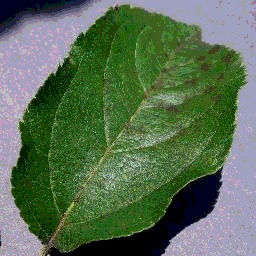
#> input picture data/technic 5/Apple___Apple_scab/258ce9eb-2b67-475b-b09c-0bc83b0987f1___FREC_Scab 3033.JPG, 256 x 256 px, found by its file name; its folder holds only this picture in this run
$ jupyter execute --allow-errors it24102867_Noise.ipynb   (shell and % lines are left out)
#> lines starting #> are read from the running program, lines starting #| are printed output that depends on the picture
[cell 1]
token = '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'
username = 'ayodyak'
repo = 'Y2_S1_Batch02_Ku28'

[cell 2]
%cd {repo}

after cloning add your file

[cell 3]
from google.colab import drive
#> (the rest of this cell did not finish here and is left out)

# New Section

[cell 4]
import cv2
import os
import matplotlib.pyplot as plt

# Input dataset path
input_dir = "/content/Y2_S1_Batch02_Ku28/data/technic 5"

# Output dataset path (new cleaned dataset)
output_dir = "/content/Y2_S1_Batch02_Ku28/data/technic 6"

# Create output directory if not exist
os.makedirs(output_dir, exist_ok=True)

# Loop through each class folder
for class_name in os.listdir(input_dir):
    class_path = os.path.join(input_dir, class_name)

    if os.path.isdir(class_path):  # check if it's a folder
        save_class_path = os.path.join(output_dir, class_name)
        os.makedirs(save_class_path, exist_ok=True)

        # Loop through images in each class folder
        for img_name in os.listdir(class_path):
            img_path = os.path.join(class_path, img_name)

            # Read image
            img = cv2.imread(img_path)
#> img is the input picture: shape (256, 256, 3); mean B, G, R 83.3, 110.1, 88.7
            if img is None:
                continue  # skip if not a valid image

            # Apply Median Filter (best for plant leaf spots)
            denoised = cv2.medianBlur(img, 5)
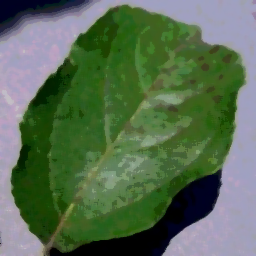
#> denoised: shape (256, 256, 3); mean B, G, R 81.9, 108.8, 87.3

            # Save result
            save_path = os.path.join(save_class_path, img_name)
            cv2.imwrite(save_path, denoised)
#> pass 2 of the loop `for class_name in os.listdir(input_dir):`:
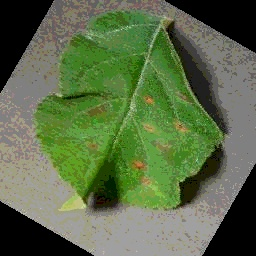
#> input picture data/technic 5/Apple___Cedar_apple_rust/71c08a14-4875-40dc-b35c-8216951ffd8a___FREC_C.Rust 0195_new30degFlipTB.JPG, 256 x 256 px, found by its file name
#> img is the input picture: shape (256, 256, 3); mean B, G, R 72.3, 107.7, 91.1
#> `denoised = cv2.medianBlur(img, 5)`:
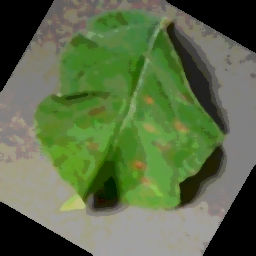
#> denoised: shape (256, 256, 3); mean B, G, R 72, 107.7, 91
#> pass 3 of the loop `for class_name in os.listdir(input_dir):`:
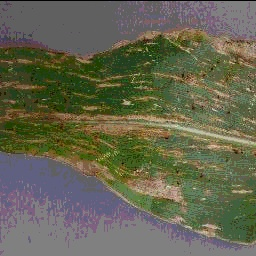
#> input picture data/technic 5/Corn_(maize)___Cercospora_leaf_spot Gray_leaf_spot/d58e8f58-8a71-4d49-a183-5026f861be1b___RS_GLSp 4563_90deg.JPG, 256 x 256 px, found by its file name
#> img is the input picture: shape (256, 256, 3); mean B, G, R 79.6, 101.2, 100.7
#> `denoised = cv2.medianBlur(img, 5)`:
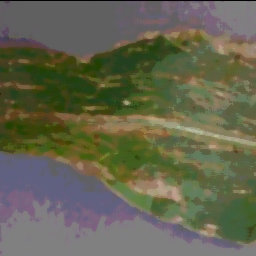
#> denoised: shape (256, 256, 3); mean B, G, R 78.8, 100.4, 99.7

print("✅ All images processed and saved in:", output_dir)
